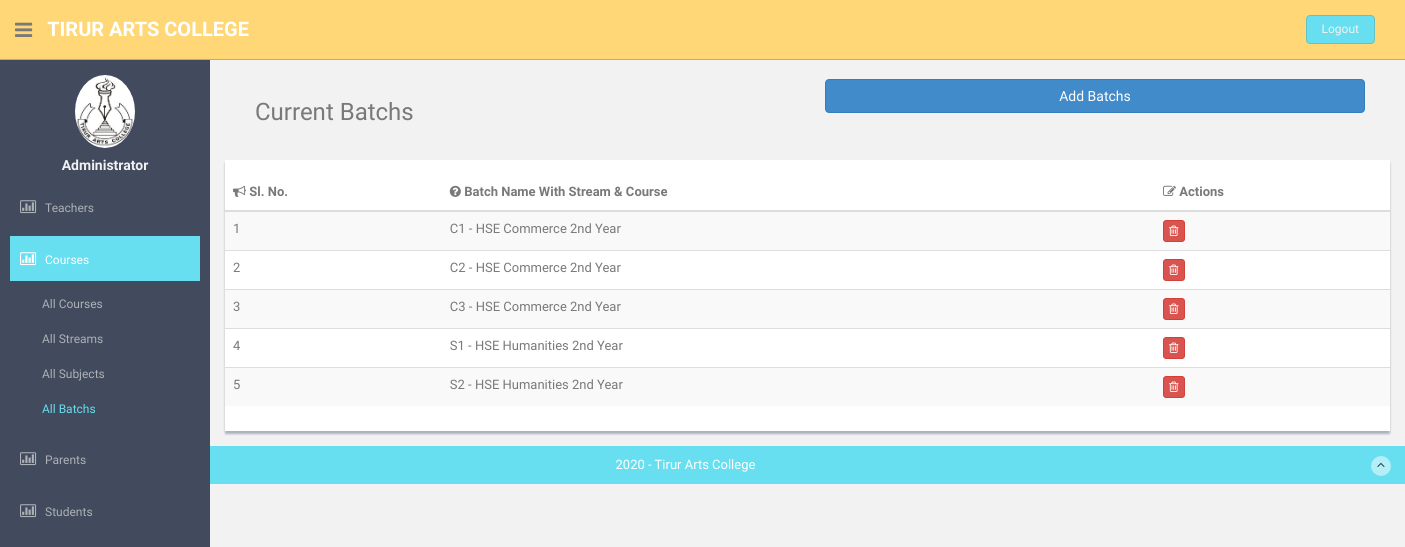
Screenshot of /admin/admin_all_batchs.php with the database file from the repository.
### tables this page shows
CREATE TABLE `batchs`
(
    `batch_id`   int(11) UNSIGNED NOT NULL,
    `batch_name` varchar(5)       NOT NULL,
    `stream_id`  int(11) UNSIGNED NOT NULL
);

CREATE TABLE `courses`
(
    `course_id`   int(11) UNSIGNED NOT NULL,
    `course_name` varchar(50)      NOT NULL
);

CREATE TABLE `streams`
(
    `stream_id`   int(11) UNSIGNED NOT NULL,
    `stream_name` varchar(50)      NOT NULL,
    `course_id`   int(11) UNSIGNED NOT NULL
);

### admin/admin_all_batchs.php (the view, shortened to what this page needs)
<?php
include_once '../db_config.php';
$batch_fetch_sql = "SELECT `batch_id`, `batch_name`, `batchs`.`stream_id`,`streams`.`stream_name`,`courses`.`course_name` FROM `batchs`,`streams`,`courses` WHERE `batchs`.`stream_id`=`streams`.`stream_id` AND `streams`.`course_id`=`courses`.`course_id`";
$batch_fetch_query_result = $db_connection->query($batch_fetch_sql);
?>
<!DOCTYPE html>
<html lang="en">
<?php
include_once 'head_for_admin.php';
print_head("Admin", "All Batchs");
?>
<body>
<section id="container">
    <?php
    include_once 'header.php';
    print_header("admin");
    include_once 'admin_sidebar.php';
    print_sidebar("Courses", "All Batchs", $db_connection);
    ?>
    <section id="main-content">
        <section class="wrapper">
            <br>
            <div class="container">
                <div class="row">
                    <div class="col-md-12">
                        <div class="col-md-6">
                            <h3>Current Batchs</h3>
                        </div>
                        <div class="col-md-6">
                            <a href="admin_add_batch.php">
                                <button class="btn btn-primary btn-block">Add Batchs</button>
                            </a>
                        </div>
                    </div>
                </div>
            </div>
            <div class="row mt">
                <div class="col-md-12">
                    <div class="content-panel">
                        <table class="table table-striped table-advance table-hover">
                            <thead>
                            <tr>
                                <th><i class="fa fa-bullhorn"></i> Sl. No.</th>
                                <th class="hidden-phone"><i class="fa fa-question-circle"></i> Batch Name With Stream
                                    & Course
                                </th>
                                <th><i class=" fa fa-edit"></i> Actions</th>
                            </tr>
                            </thead>
                            <tbody>
                            <?php
                            $i = 1;
                            while ($batch_fetch_query_result_row = mysqli_fetch_assoc($batch_fetch_query_result)) {
                                echo '<tr>
                                <td>' . $i++ . '</td>
                                <td>' . $batch_fetch_query_result_row['batch_name'] . ' - ' . $batch_fetch_query_result_row['course_name'] . ' ' . $batch_fetch_query_result_row['stream_name'] . '</td>
                                <td>
                                      <a href="' . basename($_SERVER["SCRIPT_FILENAME"]) . '?action=delete-batch&batch-id=' . $batch_fetch_query_result_row['batch_id'] . '"><button class="btn btn-danger btn-xs"><i class="fa fa-trash-o "></i></button></a>
                                  </td>
                            </tr>';
                            }
                            ?>
                            </tbody>
                        </table>
                    </div>
                </div>
            </div>
        </section>
    </section>
    <?php
    include_once 'footer.php';
    ?>
</section>
</body>
</html>

### admin/head_for_admin.php (shortened to what this page needs)
<?php
function print_head($role, $operation)
{
    if ($role == "") {
        $out = $operation;
    } else {
        $out = $role . ' : ' . $operation;
    }
    echo '<head>
    <meta charset="utf-8">
    <meta name="viewport" content="width=device-width, initial-scale=1.0">
    <meta name="description" content="">
    <meta name="author" content="Dashboard">
    <meta name="keyword" content="Dashboard, Bootstrap, Admin, Template, Theme, Responsive, Fluid, Retina">
    <title>TIRUR ARTS COLLEGE - ' . $out . '</title>
    <link href="../assets/css/bootstrap.css" rel="stylesheet">
    <link href="../assets/font-awesome/css/font-awesome.css" rel="stylesheet"/>
    <link href="../assets/css/style.css" rel="stylesheet">
    <link href="../assets/css/style-responsive.css" rel="stylesheet">
    <!--[if lt IE 9]>
    <script src="https://oss.maxcdn.com/libs/html5shiv/3.7.0/html5shiv.js"></script>
    <script src="https://oss.maxcdn.com/libs/respond.js/1.4.2/respond.min.js"></script>
    <![endif]-->
</head>';
}

### admin/header.php
<?php
function print_header($role)
{
    echo '
    <header class="header black-bg">
        <div class="sidebar-toggle-box">
            <div class="fa fa-bars tooltips" data-placement="right" data-original-title="Toggle Navigation"></div>
        </div>
        <a class="logo" href="#"><b>TIRUR ARTS COLLEGE</b></a>
        <div class="top-menu">
            <ul class="nav pull-right top-menu">
                <li><a class="logout" href="' . $role . '.php">Logout</a></li>
            </ul>
        </div>
    </header>
    ';
}

### admin/admin_sidebar.php (shortened to what this page needs)
<?php
function print_sidebar($main_section, $sub_section, $db_connection)
{
    echo '
    <aside>
        <div id="sidebar" class="nav-collapse ">
            <ul class="sidebar-menu" id="nav-accordion">
                <p class="centered"><a href="#"><img src="../assets/img/logo.jpg" class="img-circle" width="60"></a></p>
                <h5 class="centered">Administrator</h5>';
    echo '<li class="sub-menu">
                    <a ';
    if ($main_section == "Teachers") {
        echo 'class="active"';
    }
    echo ' href="javascript:">
                        <i class=" fa fa-bar-chart-o"></i>
                        <span>Teachers</span>
                    </a>
                    <ul class="sub">
                        <li ';
    if ($sub_section == "Current Teachers") {
        echo 'class="active"';
    }
    echo '><a href="admin_current_teachers.php">Current Teachers</a></li>
                        <li ';
    if ($sub_section == "Assign Teachers") {
        echo 'class="active"';
    }
    echo '><a href="admin_assign_teachers.php">Assign Teachers</a></li>
                        <li ';
    if ($sub_section == "Unassigned Teachers") {
        echo 'class="active"';
    }
    echo '><a href="admin_unassigned_teachers.php">Unassigned Teachers</a></li>
                        <li ';
    if ($sub_section == "Suspended Teachers") {
        echo 'class="active"';
    }
    echo '><a href="admin_suspended_teachers.php">Suspended Teachers</a></li>';
    echo '<li ';
    if ($sub_section == "All Teachers") {
        echo 'class="active"';
    }
    echo '><a href="admin_all_teachers.php">All Teachers</a></li>
                    </ul>
                </li>
                <li class="sub-menu">
                    <a ';
    if ($main_section == "Courses") {
        echo 'class="active"';
    }
    echo ' href="javascript:">
                        <i class=" fa fa-bar-chart-o"></i>
                        <span>Courses</span>
                    </a>
                    <ul class="sub">
                        <li ';
    if ($sub_section == "All Courses") {
        echo 'class="active"';
    }
    echo '><a href="admin_all_courses.php">All Courses</a></li>';
    echo '<li ';
    if ($sub_section == "All Streams") {
        echo 'class="active"';
    }
    echo '><a href="admin_all_streams.php">All Streams</a></li>';
    echo '<li ';
    if ($sub_section == "All Subjects") {
        echo 'class="active"';
    }
    echo '><a href="admin_all_subjects.php">All Subjects</a></li>';
    echo '<li ';
    if ($sub_section == "All Batchs") {
        echo 'class="active"';
    }
    echo '><a href="admin_all_batchs.php">All Batchs</a></li>
                    </ul>
                </li>
                <li class="sub-menu">
                    <a ';
    if ($main_section == "Parents") {
        echo 'class="active"';
    }
    echo ' href="javascript:">
                        <i class=" fa fa-bar-chart-o"></i>
                        <span>Parents</span>
                    </a>
                    <ul class="sub">
                        <li ';
    if ($sub_section == "All Parents") {
        echo 'class="active"';
    }
    echo '><a href="#">All Parents</a></li>
                        <li ';
    echo '><a href="#">Assign Parents</a></li>
                        <li ';
    if ($sub_section == "Add Parents") {
        echo 'class="active"';
    }
    echo '><a href="#">Add Parents</a></li>
                    </ul>
                </li>
                <li class="sub-menu">
                    <a ';
    if ($main_section == "Students") {
        echo 'class="active"';
    }
    echo ' href="javascript:">
                        <i class=" fa fa-bar-chart-o"></i>
                        <span>Students</span>
                    </a>
                    <ul class="sub">';
    echo '          </ul>
                </li>
            </ul>
        </div>
    </aside>
    ';
}

### admin/footer.php
<?php
echo '
<footer class="site-footer">
    <div class="text-center">
        2020 - Tirur Arts College
        <a href="' . basename($_SERVER["SCRIPT_FILENAME"]) . '" class="go-top">
            <i class="fa fa-angle-up"></i>
        </a>
    </div>
</footer>
';

### assets/css/style.css (style rules this page uses)
body { color: #797979; background: #f2f2f2; font-family: 'Ruda', sans-serif; padding: 0px !important; margin: 0px !important; font-size:13px; }
ul li { list-style: none; }
a, a:hover, a:focus { text-decoration: none; outline: none; }
#container { width: 100%; height: 100%; }
.centered { text-align: center; }
.mt { margin-top: 25px; }
ul.top-menu > li > .logout { color: #f2f2f2; font-size: 12px; border-radius: 4px; -webkit-border-radius: 4px; border: 1px solid #64c3c2 !important; padding: 5px 15px; margin-right: 15px; background: #68dff0; margin-top: 15px; }
#sidebar { width: 210px; height: 100%; position: fixed; background: #424a5d; }
#sidebar h5 { color: #f2f2f2; font-weight: 700; }
#sidebar ul li { position: relative; }
#sidebar .sub-menu > .sub li { padding-left: 32px; }
#sidebar .sub-menu > .sub li:last-child { padding-bottom: 10px; }
ul.sidebar-menu , ul.sidebar-menu li ul.sub { margin: -2px 0 0; padding: 0; }
ul.sidebar-menu { margin-top: 75px; }
#sidebar > ul > li > ul.sub { display: none; }
#sidebar > ul > li.active > ul.sub, #sidebar > ul > li > ul.sub > li > a { display: block; }
ul.sidebar-menu li ul.sub li { background: #424a5d; margin-bottom: 0; margin-left: 0; margin-right: 0; }
ul.sidebar-menu li ul.sub li:last-child { border-radius: 0 0 4px 4px; -webkit-border-radius: 0 0 4px 4px; }
ul.sidebar-menu li ul.sub li a { font-size: 12px; padding: 6px 0; line-height: 35px; height: 35px; -webkit-transition: all 0.3s ease; -moz-transition: all 0.3s ease; -o-transition: all 0.3s ease; -ms-transition: all 0.3s ease; transition: all 0.3s ease; color: #aeb2b7; }
ul.sidebar-menu li ul.sub li.active a { color: #68dff0; -webkit-transition: all 0.3s ease; -moz-transition: all 0.3s ease; -o-transition: all 0.3s ease; -ms-transition: all 0.3s ease; transition: all 0.3s ease; display: block; }
ul.sidebar-menu li { margin-bottom: 5px; margin-left:10px; margin-right:10px; }
ul.sidebar-menu li.sub-menu { line-height: 15px; }
ul.sidebar-menu li a span { display: inline-block; }
ul.sidebar-menu li a { color: #aeb2b7; text-decoration: none; display: block; padding: 15px 0 15px 10px; font-size: 12px; outline: none; -webkit-transition: all 0.3s ease; -moz-transition: all 0.3s ease; -o-transition: all 0.3s ease; -ms-transition: all 0.3s ease; transition: all 0.3s ease; }
ul.sidebar-menu li a.active, ul.sidebar-menu li a:hover, ul.sidebar-menu li a:focus { background: #68dff0; color: #fff; display: block; -webkit-transition: all 0.3s ease; -moz-transition: all 0.3s ease; -o-transition: all 0.3s ease; -ms-transition: all 0.3s ease; transition: all 0.3s ease; }
ul.sidebar-menu li a i { font-size: 15px; padding-right: 6px; }
ul.sidebar-menu li a.active i { color: #fff; }
#main-content { margin-left: 210px; }
.header, .footer { min-height: 60px; padding: 0 15px; }
.header { position: fixed; left: 0; right: 0; z-index: 1002; }
.black-bg { background: #ffd777; border-bottom: 1px solid #c9aa5f; }
.wrapper { display: inline-block; margin-top: 60px; padding-left: 15px; padding-right: 15px; padding-bottom: 15px; padding-top: 0px; width: 100%; }
a.logo { font-size: 20px; color: #ffffff; float: left; margin-top: 15px; text-transform: uppercase; }
a.logo b { font-weight: 900; }
#top_menu .nav > li, ul.top-menu > li { float: left; }
ul.top-menu > li > a { color: #666666; font-size: 16px; border-radius: 4px; -webkit-border-radius: 4px; border:1px solid #666666 !important; padding: 2px 6px; margin-right: 15px; }
.sidebar-toggle-box { float: left; padding-right: 15px; margin-top: 20px; }
.sidebar-toggle-box .fa-bars { cursor: pointer; display: inline-block; font-size: 20px; }
.content-panel { background: #ffffff; box-shadow: 0px 3px 2px #aab2bd; padding-top: 15px; padding-bottom: 5px; }
.site-footer { background: #68dff0; color: #fff; padding: 10px 0; }
.go-top { margin-right: 1%; float: right; background: rgba(255,255,255,.5); width: 20px; height: 20px; border-radius: 50%; -webkit-border-radius: 50%; }
.go-top i { color: #2A3542; }

### rows the page displays
batchs: batch_name "C1", courses.course_name "HSE", stream.stream_name "Commerce 2nd Year"
batchs: batch_name "C2", courses.course_name "HSE", stream.stream_name "Commerce 2nd Year"
batchs: batch_name "C3", courses.course_name "HSE", stream.stream_name "Commerce 2nd Year"
batchs: batch_name "S1", courses.course_name "HSE", stream.stream_name "Humanities 2nd Year"
batchs: batch_name "S2", courses.course_name "HSE", stream.stream_name "Humanities 2nd Year"
